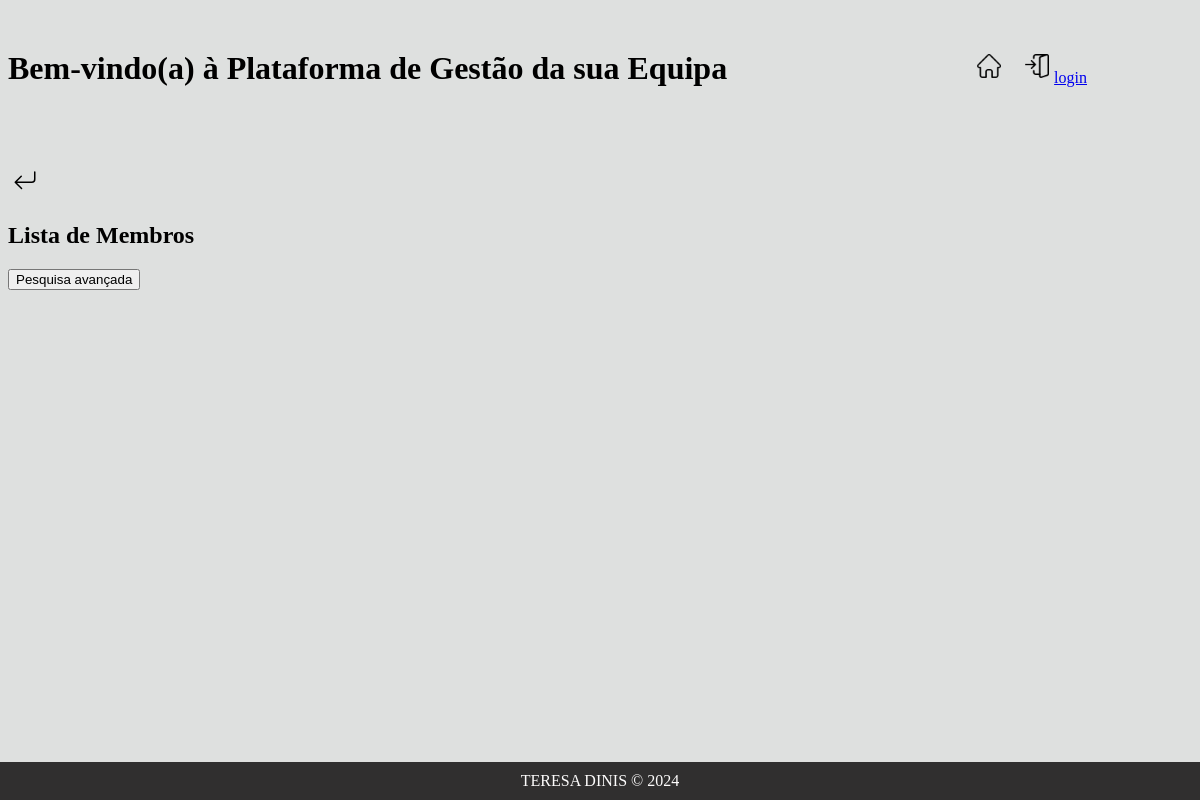
Before: /membros/list3/ with the older database file.
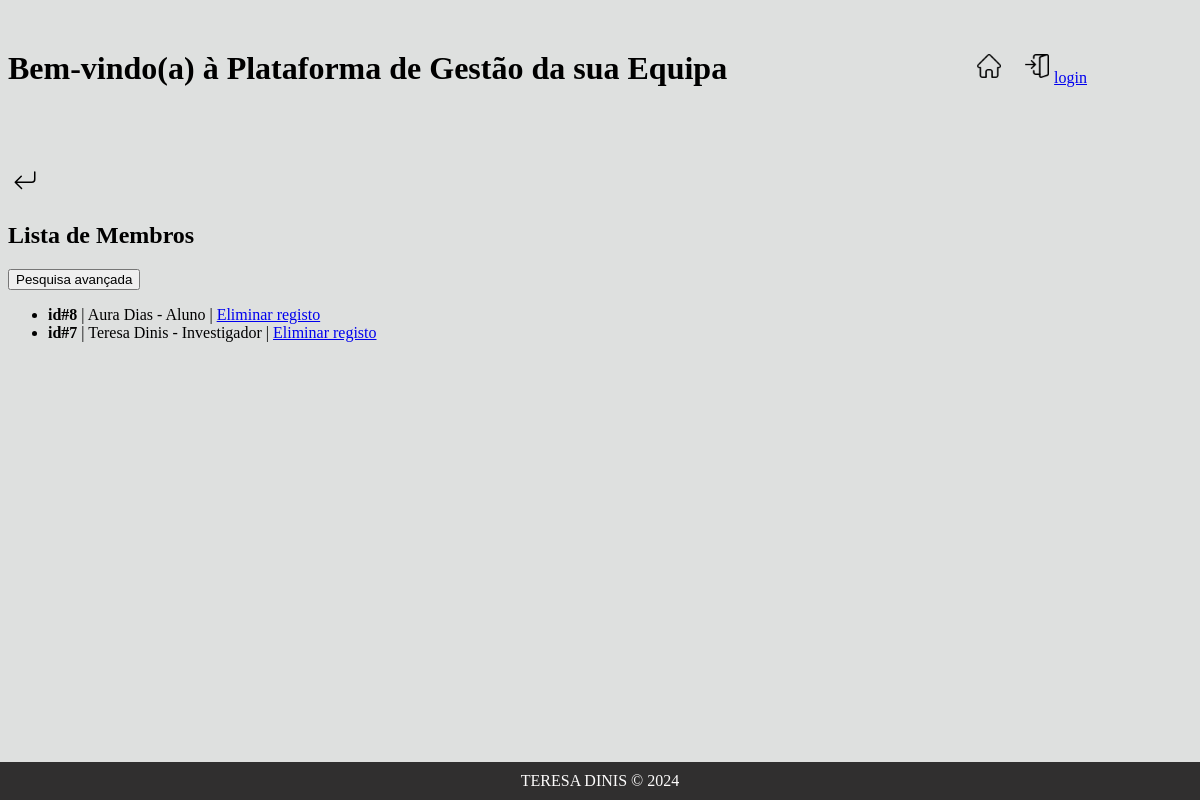
After: the same page with the newer database file.
### membros/models.py (models this page shows, shortened)
class Membro(models.Model):
    ESTADOS = [
        ('ativo','ativo'),
        ('inativo', 'inativo')
    ]
    GRUPOS = [
        ('grupo1', 'grupo1'),
        ('grupo2', 'grupo2'),
        ('grupo3', 'grupo3'),
        ('grupo4', 'grupo3'),
    ]
    nome_completo = models.CharField(max_length=200)
    estado = models.CharField(max_length=10, choices=ESTADOS, default='ativo')
    categoria = models.ForeignKey(Categoria, on_delete=models.PROTECT)
    email = models.EmailField(unique=True)
    foto = models.ImageField(upload_to='fotos/', blank=True, null=True)
    grupo = models.CharField(max_length=10, choices=GRUPOS)
    instituicao = models.CharField(max_length=50, blank=True, null=True)
    departamento = models.CharField(max_length=50, blank=True, null=True)
    orcid = models.URLField(blank=True, null=True)
    sci_vitae = models.URLField(blank=True, null=True)
    data_entrada = models.DateTimeField(blank=True, null=True)
    data_saida = models.DateTimeField(blank=True, null=True)

class Categoria(models.Model):
    nome = models.CharField(max_length=50)
    def __str__(self) -> str:
        return self.nome.capitalize()

### membros/views.py (the view)
# urls.py: path('list3/',views.list_del, name='list_del'),
def list_del(request):
    membros = Membro.objects.all().order_by("nome_completo")
    return render(request,'membros/list_del.html',{'membros':membros})

### membros/templates/membros/list_del.html (shortened to what this page needs)
{% extends 'membros/base.html' %}
{% block conteudo %}
    {% load static %}
    <a href="{% url 'membros:home' %}">
        <img src="{% static 'return_button.svg' %}" class="icon">
    </a>
    <h2>Lista de Membros</h2>
    <a href="{% url 'membros:search_del' %}"><button>Pesquisa avançada</button></a>
    <ul>
        {% for membro in membros %}
            <li>
                <b>id#{{ membro.id }}</b> | {{ membro.nome_completo }} - {{ membro.categoria }} | <a href="{% url 'membros:delete' membro.id %}">Eliminar registo</a>
            </li>
        {% endfor %}
    </ul>
{% endblock %}

Changed rows visible on the page:
added Membro: id "8", nome_completo "Aura Dias", categoria "Aluno"
added Membro: id "7", nome_completo "Teresa Dinis", categoria "Investigador"
